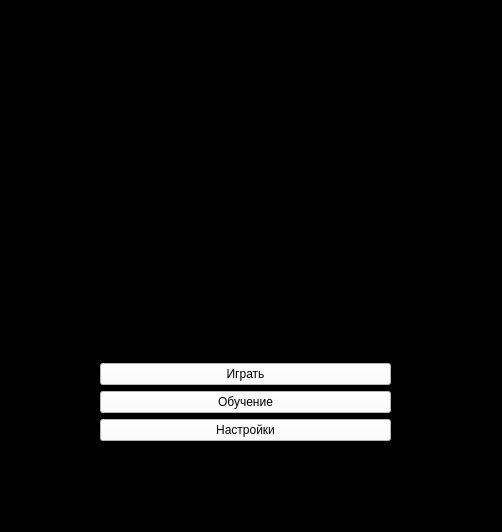
<?xml version="1.0" encoding="UTF-8"?>
<ui version="4.0">
 <class>MainWindow</class>
 <widget class="QMainWindow" name="MainWindow">
  <property name="geometry">
   <rect>
    <x>0</x>
    <y>0</y>
    <width>502</width>
    <height>532</height>
   </rect>
  </property>
  <property name="windowTitle">
   <string>Alien Invasion</string>
  </property>
  <property name="styleSheet">
   <string notr="true">background-color: rgb(0, 0, 0);</string>
  </property>
  <widget class="QWidget" name="centralwidget">
   <widget class="QWidget" name="verticalLayoutWidget">
    <property name="geometry">
     <rect>
      <x>100</x>
      <y>20</y>
      <width>291</width>
      <height>421</height>
     </rect>
    </property>
    <layout class="QVBoxLayout" name="verticalLayout">
     <item>
      <widget class="QLabel" name="img">
       <property name="text">
        <string>image</string>
       </property>
       <property name="alignment">
        <set>Qt::AlignCenter</set>
       </property>
      </widget>
     </item>
     <item>
      <widget class="QPushButton" name="play">
       <property name="styleSheet">
        <string notr="true">background-color: rgb(255, 255, 255);</string>
       </property>
       <property name="text">
        <string>Играть</string>
       </property>
      </widget>
     </item>
     <item>
      <widget class="QPushButton" name="tutorial">
       <property name="styleSheet">
        <string notr="true">background-color: rgb(255, 255, 255);</string>
       </property>
       <property name="text">
        <string>Обучение</string>
       </property>
      </widget>
     </item>
     <item>
      <widget class="QPushButton" name="settings">
       <property name="styleSheet">
        <string notr="true">background-color: rgb(255, 255, 255);</string>
       </property>
       <property name="text">
        <string>Настройки</string>
       </property>
      </widget>
     </item>
    </layout>
   </widget>
  </widget>
  <widget class="QMenuBar" name="menubar">
   <property name="geometry">
    <rect>
     <x>0</x>
     <y>0</y>
     <width>502</width>
     <height>21</height>
    </rect>
   </property>
  </widget>
  <widget class="QStatusBar" name="statusbar"/>
 </widget>
 <resources/>
 <connections/>
</ui>
